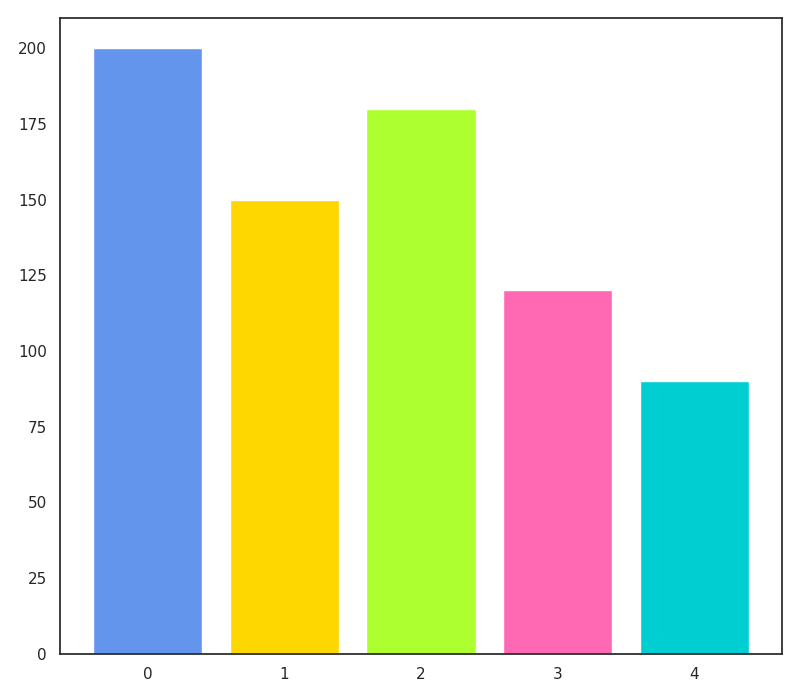

This chart was generated by the following Python code:
import matplotlib.pyplot as plt
import numpy as np

commodities = ['Martian Minerals', 'Earthly Technologies', 
               'Agricultural Products', 'Water Resources', 
               'Medical Supplies']
trade_volumes = [200, 150, 180, 120, 90]
new_colors = ['#6495ED', '#FFD700', '#ADFF2F', '#FF69B4', '#00CED1']

fig, ax1 = plt.subplots(1, 1, figsize=(8, 7))

ax1.bar(np.arange(len(commodities)), trade_volumes, color=new_colors)
ax1.set_xticks(np.arange(len(commodities)))

plt.tight_layout()
plt.show()
